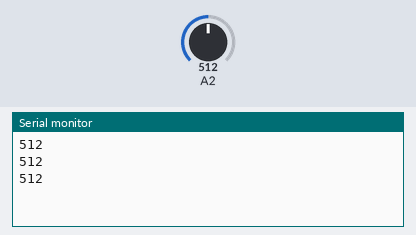
Simulated run of this sketch. Board: Arduino Uno, built with avr-gcc and run on an emulated ATmega328P. Parts: the last lines printed to the serial monitor. Inputs (shaded band) come from the test bench; at power-on: A2 = 512.

Above: at 1.3 s.
1.4 s: A2 set to 716
At 1.9 s:
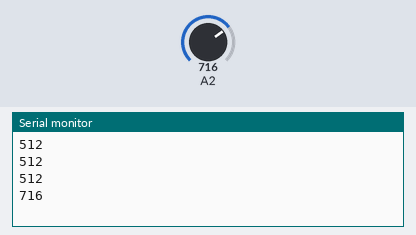
2.9 s: A2 set to 900
At 3.4 s:
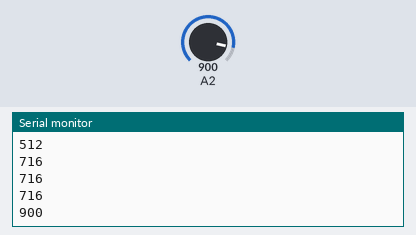
Timing chart, 0 to 5.9 s (numbered marks = the images above; inputs shaded):
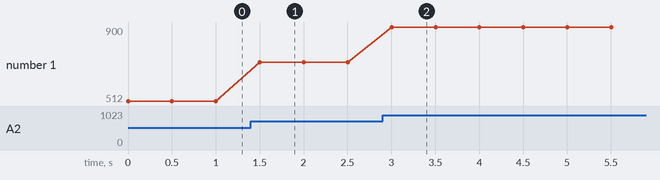

The sketch:

3_Potentiometer.ino
```cpp
void setup() {

  Serial.begin(115200);

}

void loop() {
  int potentimeter_val = analogRead(2);
  Serial.println(potentimeter_val);
  delay(500);
}
```

Measured:
- after the input at 1.4 s, the serial monitor: prints a new line after 0.10 s (image 1)
- after the input at 2.9 s, the serial monitor: prints a new line after 0.10 s (image 2)
- plotted number 1: 512 → 716 after the input at 1.4 s, 716 → 900 after the input at 2.9 s
